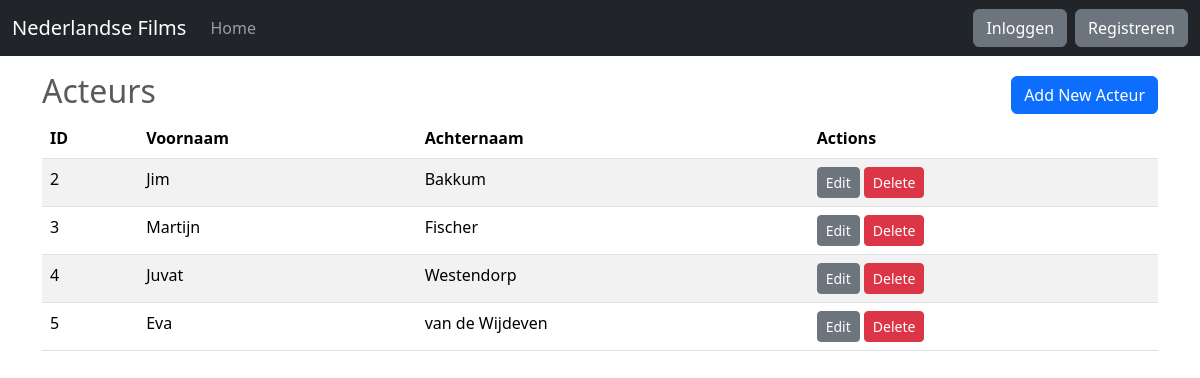
Page /acteurs on the committed database.
### app/models.py (models this page shows, shortened)
class Acteur(db.Model):
    id = db.Column(db.Integer, primary_key=True)
    voornaam = db.Column(db.String(50), nullable=False)
    achternaam = db.Column(db.String(50), nullable=False)
    rollen = db.relationship('Rol', backref='acteur', lazy=True)

### app/routes.py (the view)
@app.route('/acteurs', methods=['GET'])
def acteurs():
    acteurs = Acteur.query.all()  # Fetch all acteurs
    return render_template('acteurs.html', acteurs=acteurs)

### app/templates/acteurs.html (shortened to what this page needs)
{% extends "base.html" %}
{% block content %}
<div class="container mt-4">
    <div class="d-flex justify-content-between align-items-center">
        <h2>Acteurs</h2>
        <a href="{{ url_for('main.acteur_add') }}" class="btn btn-primary">Add New Acteur</a>
    </div>
    <div class="table-responsive">
        <table class="table table-striped">
            <thead>
                <tr>
                    <th>ID</th>
                    <th>Voornaam</th>
                    <th>Achternaam</th>
                    <th>Actions</th>
                </tr>
            </thead>
            <tbody>
                {% for acteur in acteurs %}
                <tr>
                    <td>{{ acteur.id }}</td>
                    <td>{{ acteur.voornaam }}</td>
                    <td>{{ acteur.achternaam }}</td>
                    <td>
                        <a href="{{ url_for('main.acteur_edit', id=acteur.id) }}"
                            class="btn btn-secondary btn-sm">Edit</a>
                        <button class="btn btn-danger btn-sm" data-bs-toggle="modal"
                            data-bs-target="#deleteConfirmationModal" data-acteur-id="{{ acteur.id }}">Delete</button>
                    </td>
                </tr>
                {% endfor %}
            </tbody>
        </table>
    </div>
</div>
{% endblock %}

### app/static/css/carousel.css (style rules this page uses)
body { padding-top: 3rem; padding-bottom: 3rem; color: #5a5a5a; }

### rows in the picture
Acteur: id "2", voornaam "Jim", achternaam "Bakkum"
Acteur: id "3", voornaam "Martijn", achternaam "Fischer"
Acteur: id "4", voornaam "Juvat", achternaam "Westendorp"
Acteur: id "5", voornaam "Eva", achternaam "van de Wijdeven"
